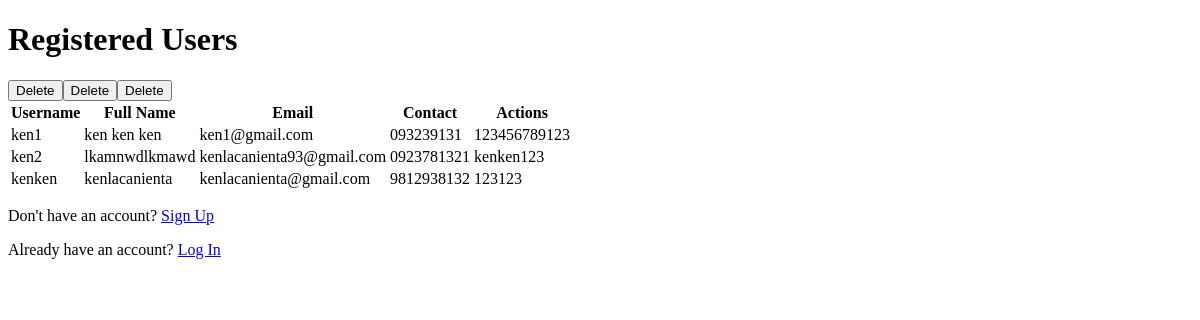
Before: / with the older database file.
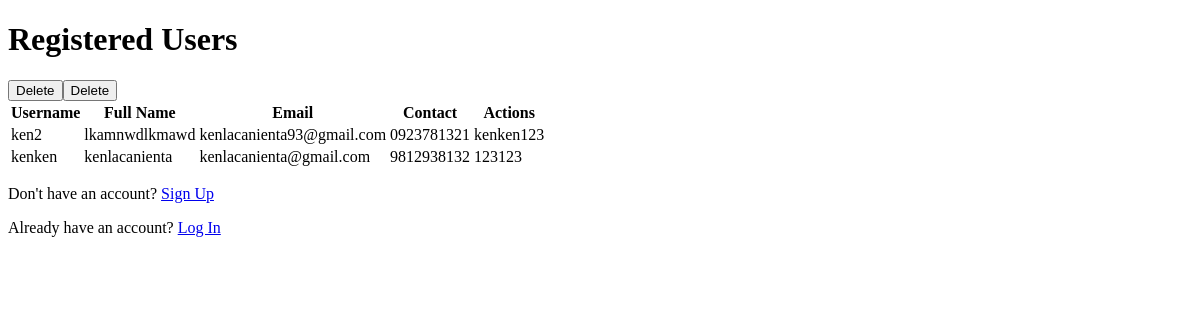
After: the same page with the newer database file.
### app/models.py (models this page shows, shortened)
class User(db.Model):
    id = db.Column(db.Integer, primary_key=True)
    userName = db.Column(db.String(80), unique=True, nullable=False)
    fullName = db.Column(db.String(120), nullable=False)
    email = db.Column(db.String(120), unique=True, nullable=False)
    contact = db.Column(db.String(15), nullable=False)
    password = db.Column(db.String(128), nullable=False)  # Password stored as plain text

### run.py (the view)
@app.route('/')
def index():
    users = User.query.all()
    return render_template('index.html', users=users)

### app/templates/index.html (shortened to what this page needs)
<!DOCTYPE html>
<html lang="en">
<head>
</head>
<body>
    <h1>Registered Users</h1>
    <table>
        <thead>
            <tr>
                <th>Username</th>
                <th>Full Name</th>
                <th>Email</th>
                <th>Contact</th>
                <th>Actions</th>
            </tr>
        </thead>
        <tbody>
            {% for user in users %}
            <tr>
                <td>{{ user.userName }}</td>
                <td>{{ user.fullName }}</td>
                <td>{{ user.email }}</td>
                <td>{{ user.contact }}</td>
                <td>{{ user.password }}</td>
                    <form action="{{ url_for('delete_user', user_id=user.id) }}" method="POST" style="display:inline;">
                        <button type="button" onclick="confirmDelete('{{ user.userName }}', this.form)">Delete</button>
                    </form>
            </tr>
            {% endfor %}
        </tbody>
    </table>
    <p>Don't have an account? <a href="{{ url_for('signup') }}">Sign Up</a></p>
    <p>Already have an account? <a href="{{ url_for('login') }}">Log In</a></p>
</body>
</html>

Changed rows visible on the page:
removed User: userName "ken1", fullName "ken ken ken", email "ken1@gmail.com", contact "093239131", password "123456789123"
